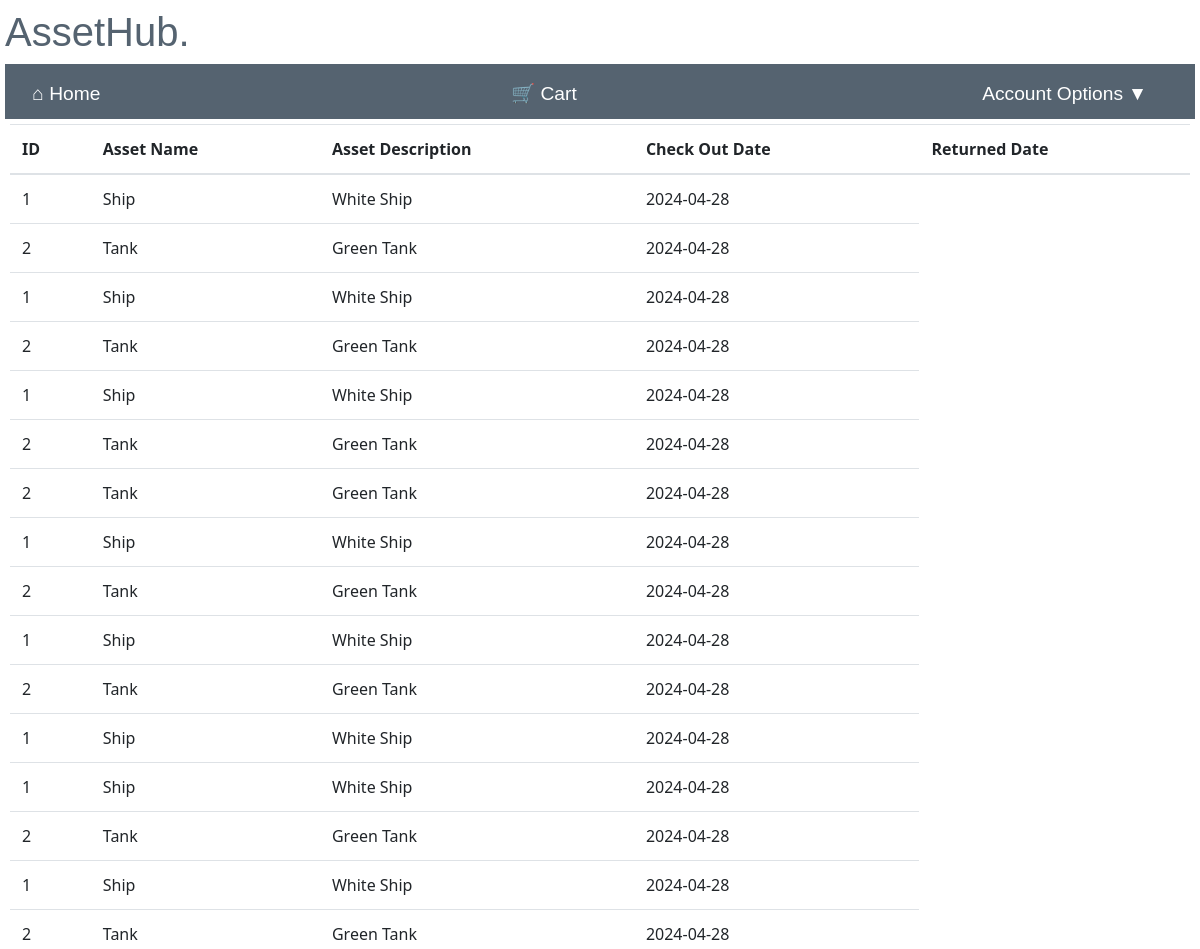
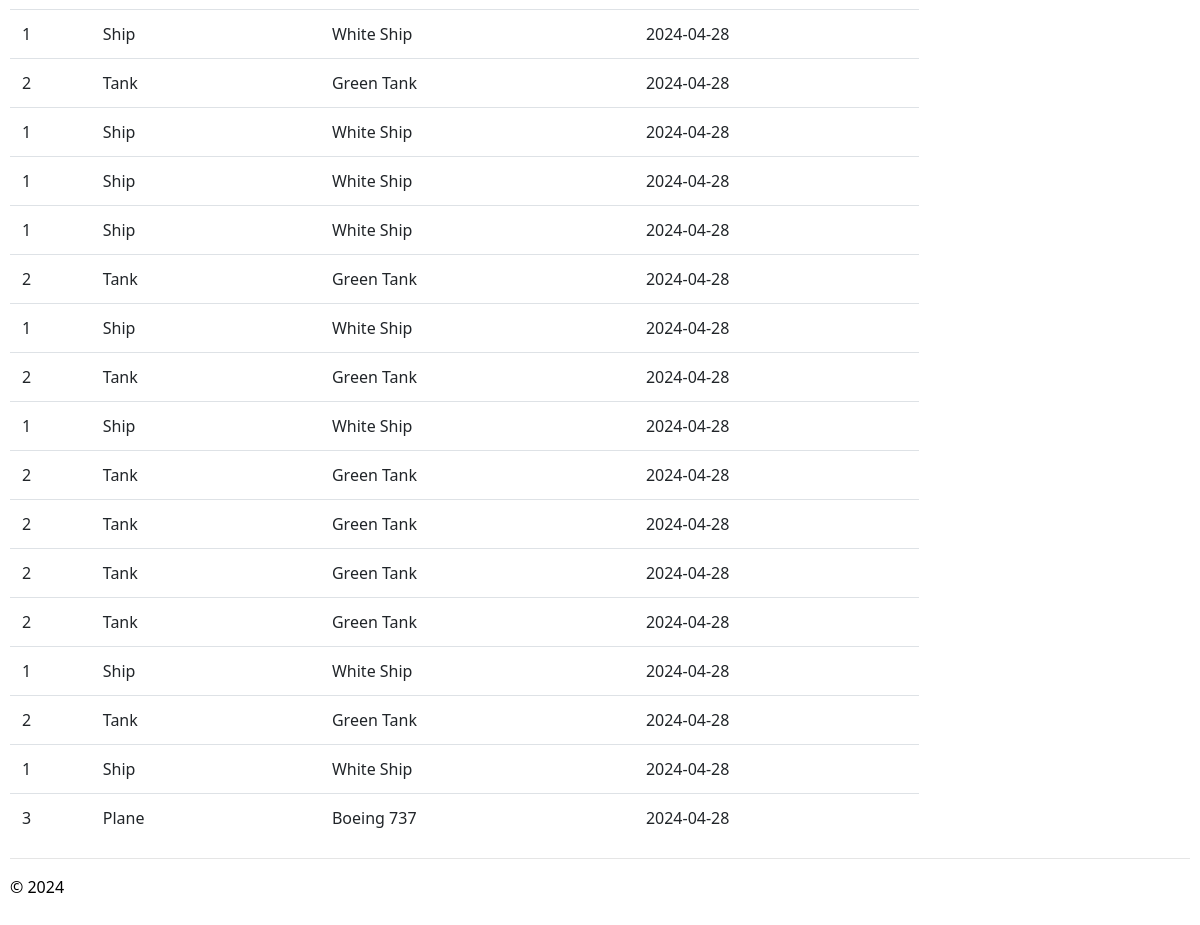
Page /order_history (signed in) on the committed database (2 pictures, top to bottom).
### app/models/models.py (models this page shows)
class Order(db.Model):
    __tablename__ = 'order'
    order_id = db.Column(db.Integer, primary_key=True, nullable=False)
    username = db.Column(db.Integer, db.ForeignKey('user.username'), nullable=False)
    asset_id = db.Column(db.String(100), db.ForeignKey('assets.asset_id'), nullable=False)
    branch_name = db.Column(db.String(50), nullable=False)
    date = db.Column(db.Date,nullable=False)
    status = db.Column(db.String(20),nullable= False, default='New Order')
    user = relationship('User', backref='order')
    asset = relationship('Assets', backref='order')

class Assets(db.Model):
    __tablename__ = 'assets'
    asset_id = db.Column(db.Integer, primary_key=True, nullable=False)
    asset_name = db.Column(db.String(100), nullable=True)
    asset_description = db.Column(db.String(225), nullable=True)
    keyword = db.Column(db.String(50), nullable=False)
    available = db.Column(db.String(50), nullable=False, default='Y')

### app/main/routes.py (the view)
@bp.route("/order_history")
@login_required
def order_history():
    try:
        order_history = Order.query.filter(Order.username == current_user.username).all()
        asset_names = {}
        asset_description = {}
        for item in order_history:
            asset = Assets.query.filter_by(asset_id=item.asset_id).first()
            if asset:
                asset_names[item.asset_id] = asset.asset_name
                asset_description[item.asset_id] = asset.asset_description
        return render_template('order_history.html', order_history=order_history, asset_names=asset_names,asset_description=asset_description)
    except Exception as e:
        flash("An error occurred retrieving assets.")
    return redirect(url_for("main.home"))

### app/__init__.py (called while the page is built)
def create_app():
    app = Flask(__name__)
    env_config = os.getenv("PROD_APP_SETTINGS", "config.Config")
    app.config.from_object(env_config)
    db.init_app(app)
    login_manager.init_app(app)
    app.logger.setLevel(logging.INFO)
    handler = RotatingFileHandler('app.log', maxBytes=10240, backupCount=10)
    handler.setLevel(logging.INFO)
    formatter = logging.Formatter('%(asctime)s - %(levelname)s - %(message)s', datefmt='%Y-%m-%d %H:%M:%S')
    handler.setFormatter(formatter)
    app.logger.addHandler(handler)
    from app.main import bp as main_bp
    app.register_blueprint(main_bp)
    from app.user import bp as user_bp
    app.register_blueprint(user_bp)
    from app.admin import bp as admin_bp
    app.register_blueprint(admin_bp)
    @login_manager.user_loader
    def load_user(user_id):
        return User.query.get(int(user_id))
    return app

### app/main/templates/order_history.html (shortened to what this page needs)
{% extends "layout.html" %}
{% block content %}
<table class="table table-hover">
    <thead class="active tables">
      <th>ID</th>
      <th>Asset Name</th>
      <th>Asset Description</th>
      <th>Check Out Date</th>
      <th>Returned Date</th>
    </thead>
    <tbody>
      {% for order_history in order_history %}
      <tr>
            <td>{{ order_history.asset_id }}</td>
            <td>{{ asset_names[order_history.asset_id] }}</td>
            <td>{{ asset_description[order_history.asset_id ] }}</td>
            <td>{{ order_history.date }}</td>
      </tr>
      {% endfor %}
    </tbody>
  </table>
{% endblock %}

### app/main/templates/layout.html (shortened to what this page needs)
<!DOCTYPE html>
<html>
    <head>
        <link rel="stylesheet" href="https://stackpath.bootstrapcdn.com/bootstrap/4.5.2/css/bootstrap.min.css">
        <link rel="stylesheet" type="text/css" href="{{ url_for('static', filename='site.css')}}" />
    </head>
    <body>
        <div class="heading">
            <h1>AssetHub.</h1>  </div>
        <div class="navbar">
            <a  href="{{ url_for('main.home') }}" class="navbar-item">&nbsp;&#8962; Home</a>
            <a  href="{{ url_for('main.view_cart') }}" class="navbar-item">&nbsp;&#128722; Cart</a>
            <div class="dropdown">
                <a class="navbar-item dropdown-arrow" >Account Options</a>
            </div>
        </div>
        <div class="body-content">
            {% block content %}
            {% endblock %}
            <hr/>
            <footer>
                <p>&copy; 2024</p>
            </footer>
        </div>
    </body>
</html>

### app/static/site.css (style rules this page uses)
.body-content { padding: 5px; font-family:'Segoe UI', Tahoma, Geneva, Verdana, sans-serif; color: rgb(0, 0, 0); }
.heading { display:block; flex-direction: column; justify-content: center; align-items: center; color: rgb(85, 99, 112); font-family:Arial, Helvetica, sans-serif }
.navbar { background-color: rgb(85, 99, 112); font-size: 1.2em; font-family: 'Trebuchet MS', 'Lucida Sans Unicode', 'Lucida Grande', 'Lucida Sans', Arial, sans-serif; color: white; padding: 8px 30px 2px 4px; }
.navbar-item { padding: 8px; margin: 0 10px; text-decoration: none; color: white; cursor: pointer; }
.dropdown-arrow::after { content: '\25BC'; margin-left: 5px; }

### app/main/templates/layout.html (style rules this page uses)
body { padding: 8px 5px 8px 5px; }

### rows in the picture
Order: asset_id "1", date "2024-04-28"
Assets: asset_name "Ship", asset_description "White Ship"
Order: asset_id "2", date "2024-04-28"
Assets: asset_name "Tank", asset_description "Green Tank"
Order: asset_id "1", date "2024-04-28"
Order: asset_id "2", date "2024-04-28"
Order: asset_id "1", date "2024-04-28"
Order: asset_id "2", date "2024-04-28"
Order: asset_id "2", date "2024-04-28"
Order: asset_id "1", date "2024-04-28"
Order: asset_id "2", date "2024-04-28"
Order: asset_id "1", date "2024-04-28"
Order: asset_id "2", date "2024-04-28"
Order: asset_id "1", date "2024-04-28"
Order: asset_id "1", date "2024-04-28"
Order: asset_id "2", date "2024-04-28"
Order: asset_id "1", date "2024-04-28"
Order: asset_id "2", date "2024-04-28"
Order: asset_id "1", date "2024-04-28"
Order: asset_id "2", date "2024-04-28"
Order: asset_id "1", date "2024-04-28"
Order: asset_id "1", date "2024-04-28"
Order: asset_id "1", date "2024-04-28"
Order: asset_id "2", date "2024-04-28"
Order: asset_id "1", date "2024-04-28"
Order: asset_id "2", date "2024-04-28"
Order: asset_id "1", date "2024-04-28"
Order: asset_id "2", date "2024-04-28"
Order: asset_id "2", date "2024-04-28"
Order: asset_id "2", date "2024-04-28"
Order: asset_id "2", date "2024-04-28"
Order: asset_id "1", date "2024-04-28"
Order: asset_id "2", date "2024-04-28"
Order: asset_id "1", date "2024-04-28"
Order: asset_id "3", date "2024-04-28"
Assets: asset_name "Plane", asset_description "Boeing 737"
